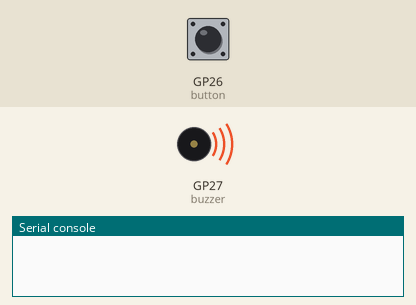
Recording of a program running on a simulated Raspberry Pi Pico running CircuitPython. Shown: buzzer (waves = sounding), the last lines printed to the serial console. The inputs (shaded band) are chosen by the test bench; at power-on: GP26 (button) HIGH.

Above: at 1.2 s.
1.3 s: GP26 (button) pulled LOW for 0.15 s
At 2.4 s:
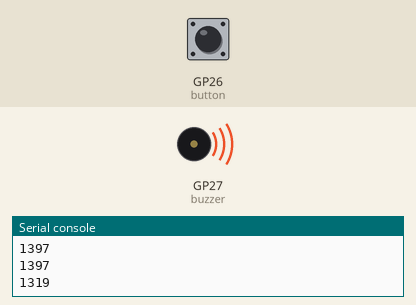
Timing chart, 0 to 7.6 s (numbered marks = the images above; inputs shaded):
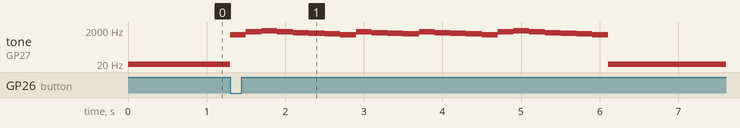

The program:

button_buzzer.py
```python
# (licence header left out)
import time

import board
import digitalio
import pwmio

# log the board characteristics
# dir(board)

# Auto formatter made these all one per line :-()
TONE_FREQ = [
    1047,
    1047,
    1568,
    1568,
    1760,
    1760,
    1568,
    0,
    1397,
    1397,
    1319,
    1319,
    1175,
    1175,
    1047,
    0,
    1568,
    1568,
    1397,
    1397,
    1319,
    1319,
    1175,
    0,
    1568,
    1568,
    1397,
    1397,
    1319,
    1319,
    1175,
    0,
    1047,
    1047,
    1568,
    1568,
    1760,
    1760,
    1568,
    0,
    1397,
    1397,
    1319,
    1319,
    1175,
    1175,
    1047,
    0,
]

buzzer = pwmio.PWMOut(board.GP27, variable_frequency=True)
# This cant start with a frequency of 0 so we start with 1
buzzer.frequency = 1
buzzer.duty_cycle = 32768

# when not pressed button.value is True
# when pressed button.value is False
button = digitalio.DigitalInOut(board.GP26)
button.direction = digitalio.Direction.INPUT
button.pull = digitalio.Pull.UP


while True:
    if not button.value:
        # print("button pressed")
        for note in TONE_FREQ:
            print(note)
            if note:
                buzzer.frequency = note
            time.sleep(0.1)
    # pretty much silent
    buzzer.frequency = 1
```

Measured:
- after the input at 1.3 s, tone on GP27 (buzzer): plays 1047 Hz for 0.20 s, 1568 Hz for 0.20 s, 1760 Hz for 0.20 s, 1568 Hz for 0.20 s, 1397 Hz for 0.20 s, 1319 Hz for 0.20 s … (25 notes in this stretch), starting at once
